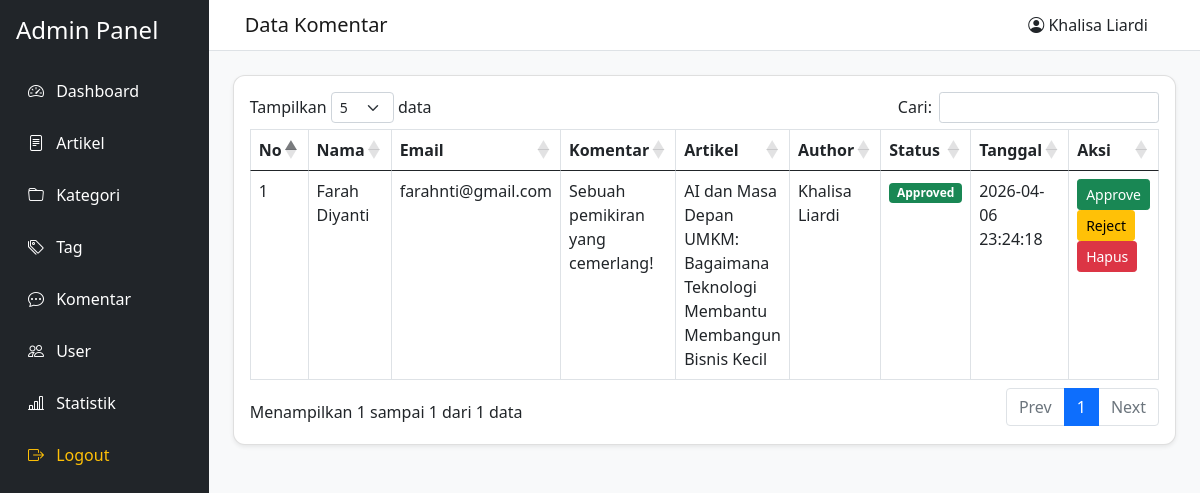
Screenshot of /admin/komentar/index.php (signed in) with the database file from the repository.
### tables this page shows
CREATE TABLE `comments` (
  `id` int(11) NOT NULL,
  `article_id` int(11) DEFAULT NULL,
  `nama` varchar(100) DEFAULT NULL,
  `email` varchar(100) DEFAULT NULL,
  `isi_komentar` text DEFAULT NULL,
  `status` enum('pending','approved','rejected') DEFAULT 'pending',
  `created_at` timestamp NOT NULL DEFAULT current_timestamp()
);

CREATE TABLE `articles` (
  `id` int(11) NOT NULL,
  `user_id` int(11) DEFAULT NULL,
  `category_id` int(11) DEFAULT NULL,
  `judul` varchar(255) DEFAULT NULL,
  `slug` varchar(255) DEFAULT NULL,
  `ringkasan` text DEFAULT NULL,
  `isi` longtext DEFAULT NULL,
  `thumbnail` varchar(255) DEFAULT NULL,
  `views` int(11) DEFAULT 0,
  `status` enum('draft','publish') DEFAULT 'draft',
  `published_at` datetime DEFAULT NULL,
  `created_at` timestamp NOT NULL DEFAULT current_timestamp()
);

CREATE TABLE `users` (
  `id` int(11) NOT NULL,
  `nama` varchar(100) DEFAULT NULL,
  `username` varchar(50) DEFAULT NULL,
  `password` varchar(255) DEFAULT NULL,
  `role` enum('admin','author') DEFAULT 'author',
  `bio` text DEFAULT NULL,
  `created_at` timestamp NOT NULL DEFAULT current_timestamp()
);

### admin/komentar/index.php (the view, shortened to what this page needs)
<?php
include '../../config/koneksi.php';
$data = mysqli_query($conn, "
    SELECT comments.*, articles.judul, users.nama as author
    FROM comments
    JOIN articles ON comments.article_id = articles.id
    JOIN users ON articles.user_id = users.id
    ORDER BY comments.id DESC
");
include '../../templates/admin_header.php';
include '../../templates/admin_sidebar.php';
include '../../templates/admin_topbar.php';
?>
<div class="card shadow-sm">
    <div class="card-body">
        <table class="table table-bordered datatable">
            <thead>
                <tr>
                    <th>No</th>
                    <th>Nama</th>
                    <th>Email</th>
                    <th>Komentar</th>
                    <th>Artikel</th>
                    <th>Author</th>
                    <th>Status</th>
                    <th>Tanggal</th>
                    <th>Aksi</th>
                </tr>
            </thead>
            <tbody>
                <?php $no = 1; while($row = mysqli_fetch_assoc($data)) : ?>
                <tr>
                    <td><?= $no++; ?></td>
                    <td><?= htmlspecialchars($row['nama']); ?></td>
                    <td><?= htmlspecialchars($row['email']); ?></td>
                    <td><?= htmlspecialchars($row['isi_komentar']); ?></td>
                    <td><?= htmlspecialchars($row['judul']); ?></td>
                    <td><?= htmlspecialchars($row['author']); ?></td>
                    <td>
                        <?php if ($row['status'] == 'approved') : ?>
                            <span class="badge bg-success">Approved</span>
                        <?php elseif ($row['status'] == 'pending') : ?>
                            <span class="badge bg-warning text-dark">Pending</span>
                        <?php else : ?>
                            <span class="badge bg-danger">Rejected</span>
                        <?php endif; ?>
                    </td>
                    <td><?= htmlspecialchars($row['created_at']); ?></td>
                    <td>
                        <a href="approve.php?id=<?= $row['id']; ?>" class="btn btn-success btn-sm">Approve</a>
                        <a href="reject.php?id=<?= $row['id']; ?>" class="btn btn-warning btn-sm">Reject</a>
                        <a href="hapus.php?id=<?= $row['id']; ?>" class="btn btn-danger btn-sm" onclick="return confirm('Yakin hapus komentar?')">Hapus</a>
                    </td>
                </tr>
                <?php endwhile; ?>
            </tbody>
        </table>
    </div>
</div>
<?php include '../../templates/admin_footer.php'; ?>

### assets/css/style.css (style rules this page uses)
body { background-color: #f8f9fa; }
.card { border-radius: 12px; }
.table { background-color: white; }

### rows the page displays
comments: nama "Farah Diyanti", email "farahnti@gmail.com", isi_komentar "Sebuah pemikiran yang cemerlang!", article.judul "AI dan Masa Depan UMKM: Bagaimana Teknologi Membantu Membangun Bisnis Kecil", users.nama "Khalisa Liardi", status "Approved", created_at "2026-04-06 23:24:18"

### other values shown
$pageTitle "Data Komentar"
$_SESSION['nama'] "Khalisa Liardi"
